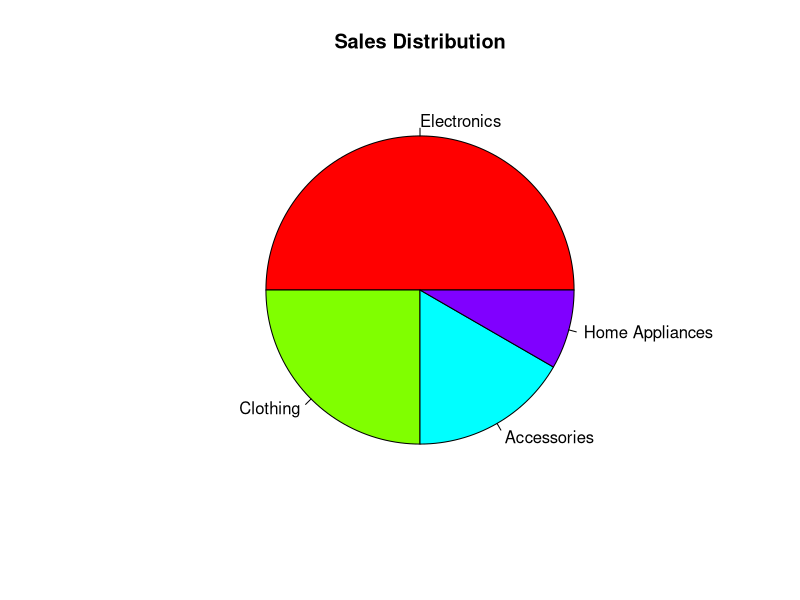
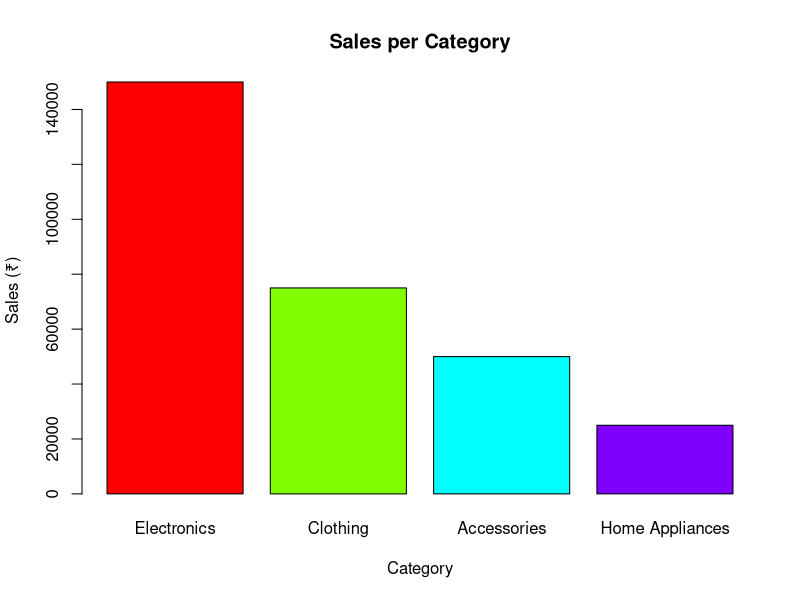

Reproduce these figures in R, in order.
# 2. Retail Store Sales Distribution
# Scenario:
# Visualize sales by category.

# Question:
# Create pie chart and bar chart.

category <- c("Electronics", "Clothing", "Accessories", "Home Appliances")
sales <- c(150000, 75000, 50000, 25000)

# Pie Chart
pie(
  sales,
  labels = category,
  main = "Sales Distribution",
  col = rainbow(length(category))
)

# Bar Chart
barplot(
  sales,
  names.arg = category,
  main = "Sales per Category",
  xlab = "Category",
  ylab = "Sales (₹)",
  col = rainbow(length(category))
)
